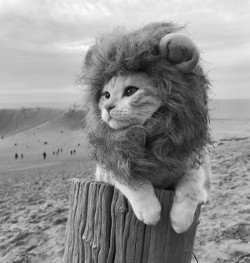
#> input picture Image-Processing/simba.png, 250 x 263 px, found by its file name
$ jupyter execute Simba.ipynb
#> lines starting #> are read from the running program, lines starting #| are printed output that depends on the picture
- This is an exercice for practicing Image processing technics

1 - Basic Image transformation

[cell 1]
from PIL import Image

# Load the image
ImagePath = r"C:\Users\Imtech\Desktop\DATA_SCIENTIST\GIT\data-science\Image-Processing\simba.png"
image = Image.open(ImagePath)
#> image is the input picture: PIL image 250x263 L; min 4, max 255, mean 144.8


# Display Image
image

# to open the image in a window: img.show()

[cell 2]
image.size
#> Out = (250, 263)

[cell 3]
# Retrieve and display image size (in pixels)
w, h = image.size
#> w = 250; h = 263
print("width : {} px, height : {} px".format(w, h))
#| width : 250 px, height : 263 px

[cell 4]
# Display its quantization (quantification?) mode
print("Pixels format: {}".format(image.mode))
#| Pixels format: L

# Get  the value of a specific pixel
px_value = image.getpixel((0,0))
#> px_value = 247
print("Get the value of pixel (0,0) : {}".format(px_value))
#| Get the value of pixel (0,0) : 247
px_value = image.getpixel((0,1))
#> px_value = 246
print("Get the value of pixel (0,1) : {}".format(px_value))
#| Get the value of pixel (0,1) : 246
px_value = image.getpixel((1,0))
#> px_value = 245
print("Get the value of pixel (1,0) : {}".format(px_value))
#| Get the value of pixel (1,0) : 245
px_value = image.getpixel((20,100))
#> px_value = 196
print("Get the value of pixel (20,100) : {}".format(px_value))
#| Get the value of pixel (20,100) : 196

https://pillow.readthedocs.io/en/stable/handbook/concepts.html#modes

- 1 (1-bit pixels, black and white, stored with one pixel per byte)
- L (8-bit pixels, black and white)
- P (8-bit pixels, mapped to any other mode using a color palette)
- RGB (3x8-bit pixels, true color)
- RGBA (4x8-bit pixels, true color with transparency mask)
- CMYK (4x8-bit pixels, color separation)
- YCbCr (3x8-bit pixels, color video format)
- Note that this refers to the JPEG, and not the ITU-R BT.2020, standard
- LAB (3x8-bit pixels, the L*a*b color space)
- HSV (3x8-bit pixels, Hue, Saturation, Value color space)
- I (32-bit signed integer pixels)
- F (32-bit floating point pixels)

[cell 5]
import numpy as np

# Load the image as a pixel matrix
img = np.array(image)
img

[cell 6]
import matplotlib.pyplot as plt

# Generate and display the histogram
# To normalise: argument density=True in plt.hist
# To get the cumulative histogram: argument cumulative=True in plt.hist
n, bins, patches = plt.hist(img.flatten(), bins=range(256))
#> n = 255 values, max 601 at index 194, min 0 at index 0, mean 257.8; bins = 256 values from 0 to 255; patches = 255 items
plt.show()
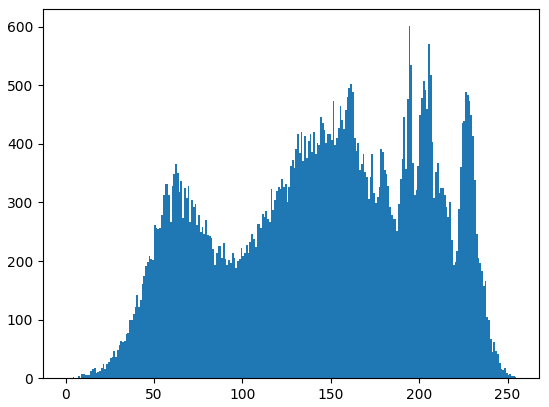
#> figure drawn by matplotlib, 1 panel; tallest bar 601 high, from x = 194 to 195

[cell 7]
from PIL import ImageOps
# Load the image
ImageSousExpPath = r"C:\Users\Imtech\Desktop\DATA_SCIENTIST\GIT\data-science\Image-Processing\simba_sousexp.png"
img_sous_exp = Image.open(ImageSousExpPath)
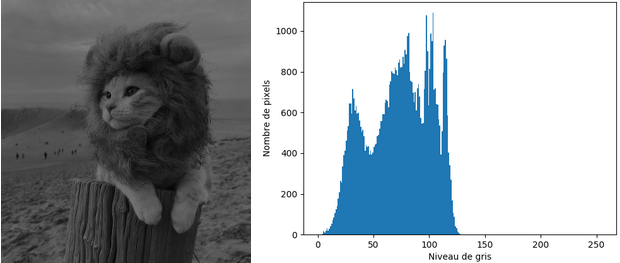
#> input picture Image-Processing/simba_sousexp.png, 620 x 263 px, found by its file name
#> img_sous_exp is the input picture: PIL image 620x263 RGB; mean R, G, B 158.4, 166.5, 172.1


# Display Image
img_sous_exp

[cell 8]
ImageOps.equalize(ImageOps.autocontrast(img_sous_exp))
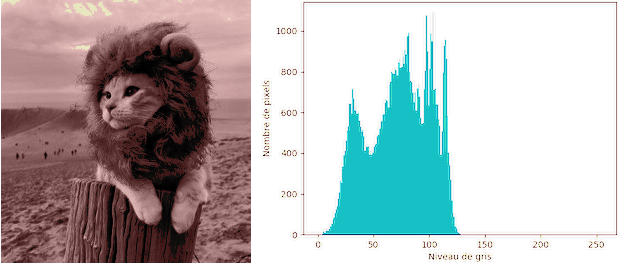
#> Out: PIL image 620x263 RGB; mean R, G, B 182.7, 182.8, 182.9
